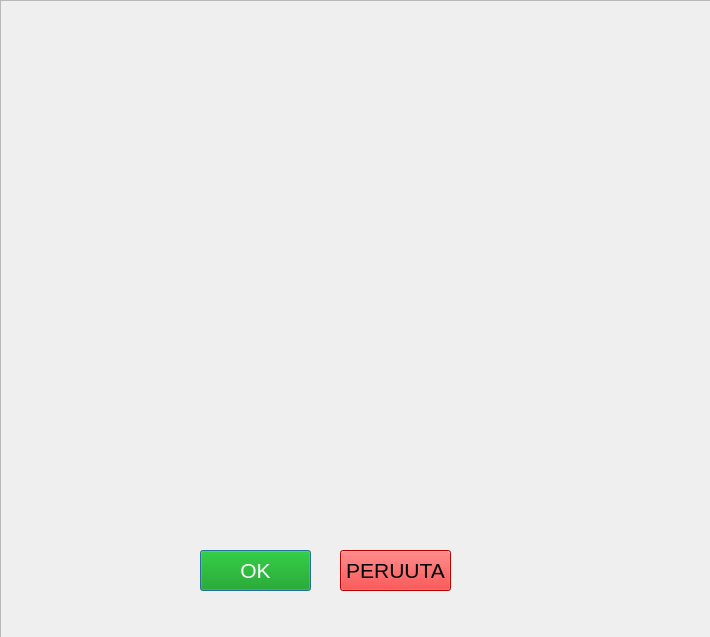
<?xml version="1.0" encoding="UTF-8"?>
<ui version="4.0">
 <class>Dialog</class>
 <widget class="QDialog" name="Dialog">
  <property name="geometry">
   <rect>
    <x>0</x>
    <y>0</y>
    <width>710</width>
    <height>637</height>
   </rect>
  </property>
  <property name="windowTitle">
   <string>Dialog</string>
  </property>
  <widget class="QFrame" name="frame">
   <property name="geometry">
    <rect>
     <x>0</x>
     <y>0</y>
     <width>711</width>
     <height>641</height>
    </rect>
   </property>
   <property name="styleSheet">
    <string notr="true">background-image: url(:/bgimages/kuntoilutaustapieni.png);</string>
   </property>
   <property name="frameShape">
    <enum>QFrame::StyledPanel</enum>
   </property>
   <property name="frameShadow">
    <enum>QFrame::Raised</enum>
   </property>
  </widget>
  <widget class="QPushButton" name="okPushButton">
   <property name="geometry">
    <rect>
     <x>200</x>
     <y>550</y>
     <width>111</width>
     <height>41</height>
    </rect>
   </property>
   <property name="font">
    <font>
     <pointsize>16</pointsize>
    </font>
   </property>
   <property name="styleSheet">
    <string notr="true">background-color: rgb(0, 152, 0);
color: rgb(255, 255, 255);</string>
   </property>
   <property name="text">
    <string>OK</string>
   </property>
  </widget>
  <widget class="QPushButton" name="cancelPushButton">
   <property name="geometry">
    <rect>
     <x>340</x>
     <y>550</y>
     <width>111</width>
     <height>41</height>
    </rect>
   </property>
   <property name="font">
    <font>
     <pointsize>16</pointsize>
    </font>
   </property>
   <property name="styleSheet">
    <string notr="true">background-color: rgb(255, 0, 0);</string>
   </property>
   <property name="text">
    <string>PERUUTA</string>
   </property>
  </widget>
 </widget>
 <resources>
  <include location="aboutDialog.qrc"/>
 </resources>
 <connections/>
</ui>
